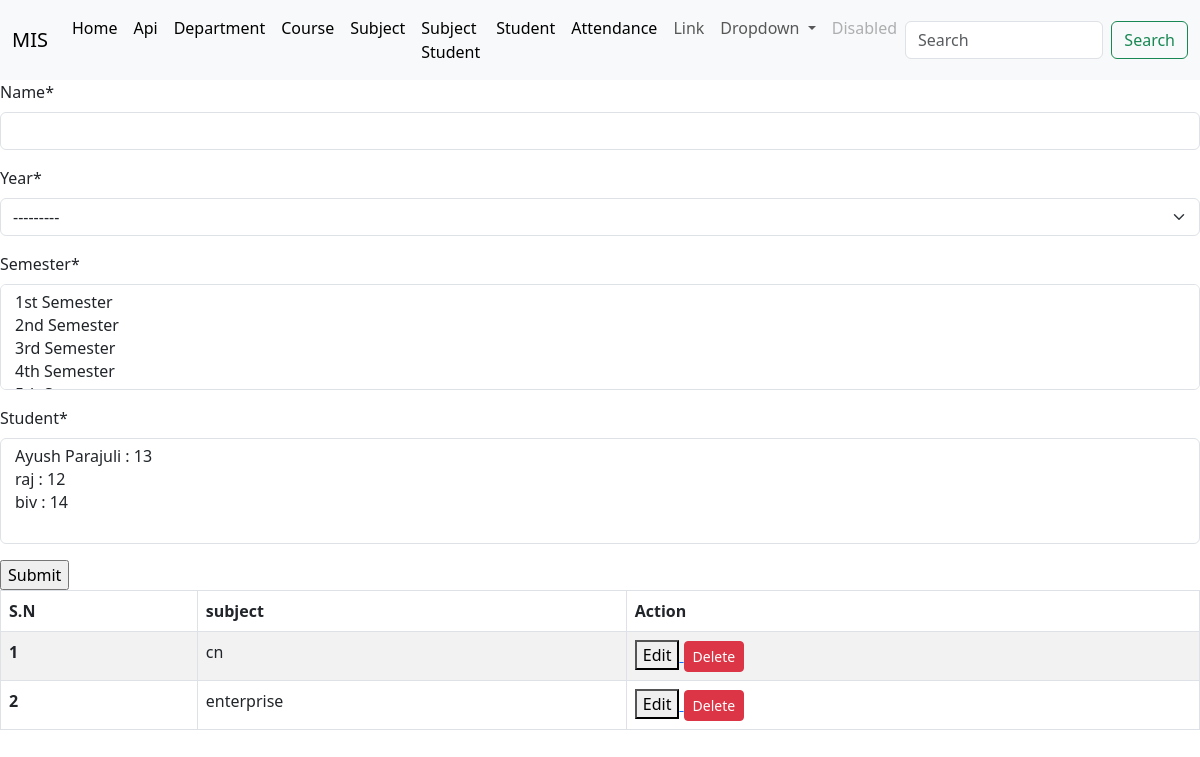
Page /subject on the earlier database version.
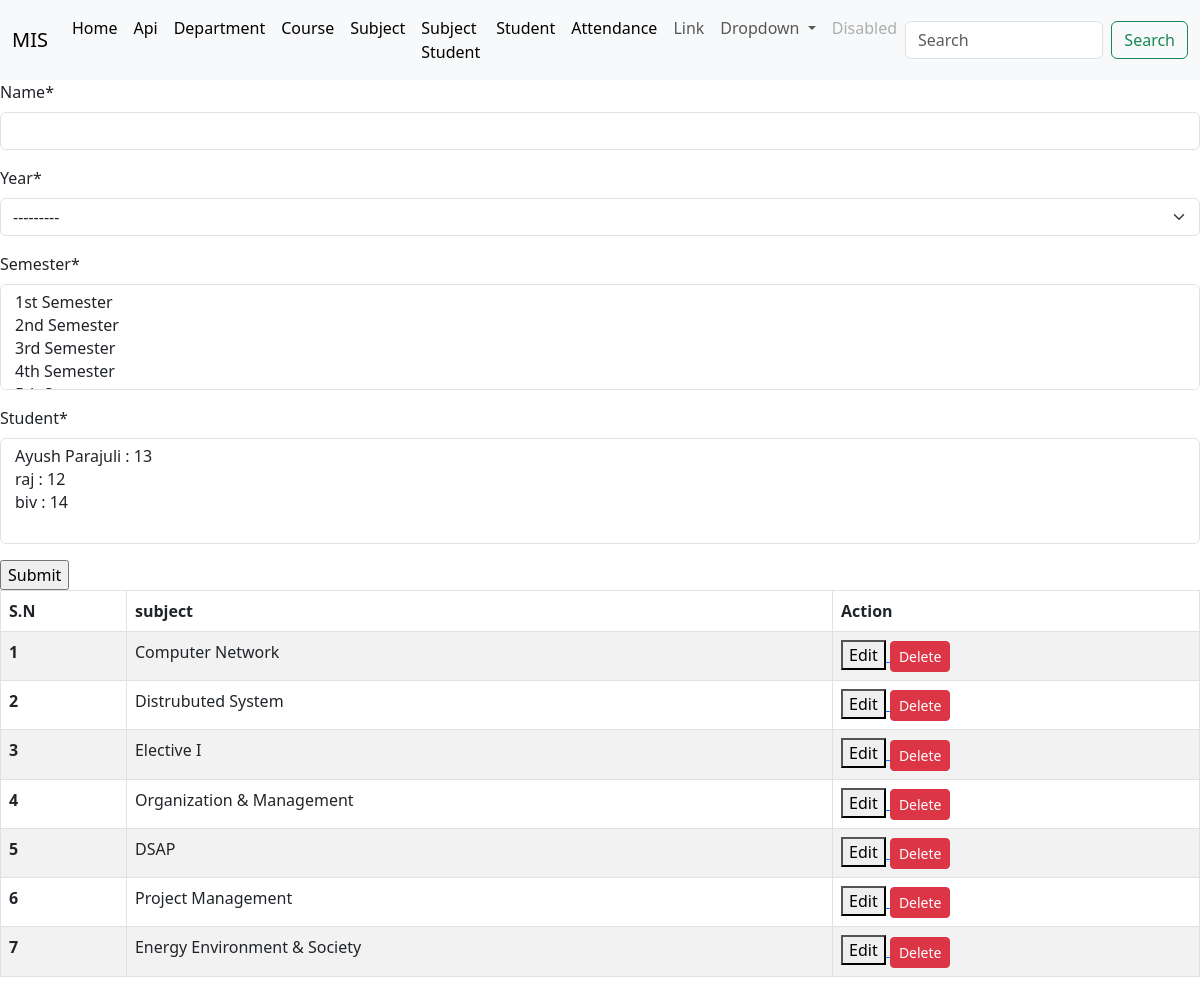
Same page on the later database version.
### api/models.py (models this page shows, shortened)
class Subject(models.Model):
    name=models.CharField(max_length=100,unique=True)
    year=models.ForeignKey(Year,on_delete=models.CASCADE)
    semester=models.ManyToManyField(Semester)
    student = models.ManyToManyField(Student)

### Home/views.py (the view, shortened to what this page needs)
# urls.py: path('subject', views.subject,name='subject'),
def subject(request):
    context ={}
    all_subjects=Subject.objects.all()
    context={
        'subjectform':SubjectForm(),
        'all_subjects':all_subjects,
    }
    return render(request, "subject.html", context)

### Home/forms.py
class SubjectForm(forms.ModelForm):
    class Meta:
        model = api.Subject
        fields = "__all__"

### api/models.py (called while the page is built)
    def __str__(self):
        return self.year

    def __str__(self):
        return self.name

    def __str__(self):
        return self.name +' : '+self.roll_no

### templates/subject.html (shortened to what this page needs)
{% extends 'base.html' %}
{%load crispy_forms_tags %}
{% block body %}
<form action = "" method = "post">
    {{subjectform |crispy }}
    <input type="submit" value="Submit">
</form>
<div>
<table class="table table-striped table-hover table-bordered">
    <thead>
      <tr>
        <th scope="col">S.N</th>
        <th scope="col">subject</th>
        <th scope="col">Action</th>
      </tr>
    </thead>
    <tbody>
        {% for as in all_subjects %}
        <tr>
        <th scope="row">{{forloop.counter}}</th>
        <td>{{as.name}}</td>
        <td>
            <a href="subject_update/{{as.id}}">
              <button type=s="btn btn-sm btn-warning">Edit</button>
          </a>
            <a href="subject_delete/{{as.id}}">
                <button type="button" class="btn btn-sm btn-danger">Delete</button>
            </a>
        </td>
        </tr>
        {% endfor %}
    </tbody>
  </table>
</div>
{% endblock body %}

Differences in the rows shown:
changed Subject: name "cn" → "Computer Network"
changed Subject: name "enterprise" → "Distrubuted System"
added Subject: name "Elective I"
added Subject: name "Organization & Management"
added Subject: name "DSAP"
added Subject: name "Project Management"
added Subject: name "Energy Environment & Society"
